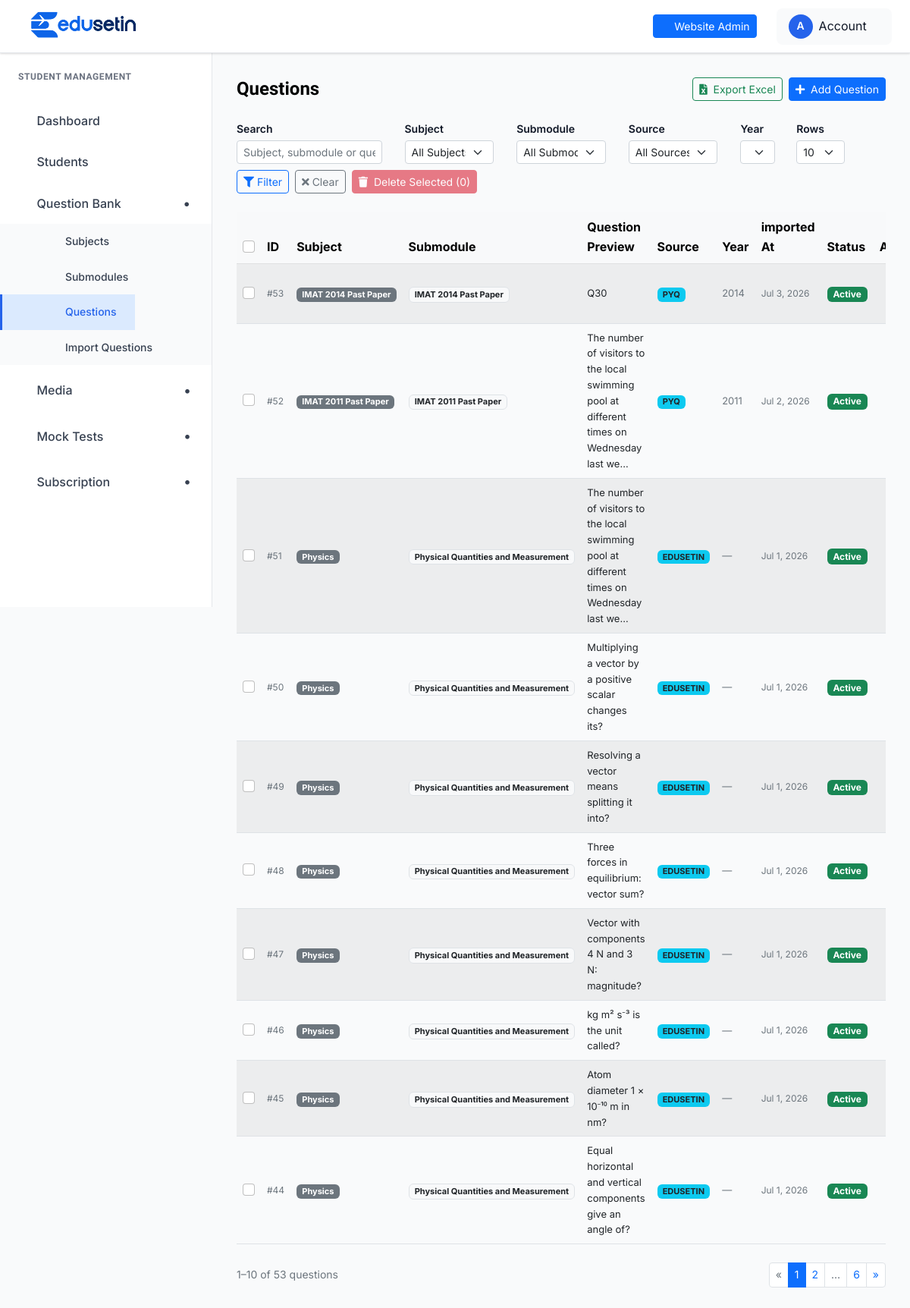
Screenshot of /student-management/questions/ (signed in) with the database file from the repository.
### student_management/models.py (models this page shows, shortened)
class Question(models.Model):
    ANSWER_CHOICES = [
        ('A', 'A'),
        ('B', 'B'),
        ('C', 'C'),
        ('D', 'D'),
        ('E', 'E'),
    ]
    SOURCE_CHOICES = [
        ('PYQ', 'PYQ'),
        ('EDUSETIN', 'EDUSETIN'),
        ('OTHER', 'OTHER'),
    ]
    subject = models.ForeignKey(Subject, on_delete=models.CASCADE, related_name='questions')
    submodule = models.ForeignKey(
        SubModule,
        on_delete=models.SET_NULL,
        related_name='questions',
        blank=True,
        null=True,
    )
    question_text = models.TextField()
    option_a = models.TextField()
    option_b = models.TextField()
    option_c = models.TextField()
    option_d = models.TextField()
    option_e = models.TextField(blank=True, null=True)
    correct_answer = models.CharField(max_length=1, choices=ANSWER_CHOICES)
    explanation = models.TextField(blank=True, null=True)
    source = models.CharField(max_length=20, choices=SOURCE_CHOICES, blank=True, null=True)
    year = models.PositiveIntegerField(blank=True, null=True)
    is_active = models.BooleanField(default=True)
    created_at = models.DateTimeField(auto_now_add=True)
    requires_question_image = models.BooleanField(default=False)
    requires_option_a_image = models.BooleanField(default=False)
    requires_option_b_image = models.BooleanField(default=False)
    requires_option_c_image = models.BooleanField(default=False)
    requires_option_d_image = models.BooleanField(default=False)
    requires_option_e_image = models.BooleanField(default=False)
    media_uploaded = models.BooleanField(default=False)
    class Meta:
        ordering = ['-created_at']

class Subject(models.Model):
    name = models.CharField(max_length=200, unique=True)
    description = models.TextField(blank=True, null=True)
    image = models.ImageField(upload_to='subjects/', blank=True, null=True)
    is_active = models.BooleanField(default=True)
    created_at = models.DateTimeField(auto_now_add=True)
    class Meta:
        ordering = ['-created_at']

class SubModule(models.Model):
    subject = models.ForeignKey(Subject, on_delete=models.CASCADE, related_name='submodules')
    name = models.CharField(max_length=200)
    slug = models.SlugField(max_length=220, unique=True, blank=True)
    description = models.TextField(blank=True, null=True)
    image = models.ImageField(upload_to='submodules/', blank=True, null=True)
    order = models.PositiveIntegerField(default=0)
    is_active = models.BooleanField(default=True)
    created_at = models.DateTimeField(auto_now_add=True)
    class Meta:
        ordering = ['subject__name', 'order', 'name']
        unique_together = ('subject', 'name')
        verbose_name = "Submodule"
        verbose_name_plural = "Submodules"

### student_management/views.py (the view)
# urls.py: path('questions/', views.question_list, name='question_list'),
@admin_login_required
def question_list(request):
    questions = Question.objects.select_related('subject', 'submodule').order_by('-created_at')
    subjects = Subject.objects.filter(is_active=True).order_by('name')
    submodules = SubModule.objects.filter(is_active=True).select_related('subject').order_by('subject__name', 'order', 'name')
    sources = Question.SOURCE_CHOICES
    years = Question.objects.exclude(year__isnull=True).values_list('year', flat=True).distinct().order_by('-year')
    subject_id = request.GET.get('subject')
    submodule_id = request.GET.get('submodule')
    source = request.GET.get('source')
    year = request.GET.get('year')
    if subject_id:
        questions = questions.filter(subject_id=subject_id)
    if submodule_id:
        questions = questions.filter(submodule_id=submodule_id)
    if source:
        questions = questions.filter(source=source)
    if year:
        questions = questions.filter(year=year)
    context = {
        'questions': questions,
        'subjects': subjects,
        'submodules':submodules,
        'sources': sources,
        'years': years,
        'selected_subject': subject_id,
        'selected_submodule': submodule_id,
        'selected_source': source,
        'selected_year': year,
    }
    return render(request, 'student_management/question_list.html', context)

### templates/student_management/question_list.html (shortened to what this page needs)
{% extends "student_management/base.html" %}
{% block content %}
<div class="dashboard__form__wraper">
    <div class="d-flex flex-wrap justify-content-between align-items-center gap-2 mb-4">
        <h4 class="mb-0">Questions</h4>
        <div class="d-flex gap-2 flex-wrap">
            <a id="exportBtn" href="{% url 'student_management:question_export_excel' %}"
               class="btn btn-sm btn-outline-success">
                <i class="fas fa-file-excel me-1"></i> Export Excel
            </a>
            <a href="{% url 'student_management:question_create' %}"
               class="btn btn-sm btn-primary">
                <i class="fas fa-plus me-1"></i> Add Question
            </a>
        </div>
    </div>
    <div class="row g-2 align-items-end mb-3">
        <div class="col-12 col-md-4 col-lg-3">
            <label class="form-label small fw-semibold mb-1">Search</label>
            <input type="text" id="questionSearchInput"
                   class="form-control form-control-sm"
                   placeholder="Subject, submodule or question…">
        </div>
        <div class="col-12 col-md-3 col-lg-2">
            <label class="form-label small fw-semibold mb-1">Subject</label>
            <select id="subjectFilterSelect" class="form-select form-select-sm">
                <option value="">All Subjects</option>
            </select>
        </div>
        <div class="col-12 col-md-3 col-lg-2">
            <label class="form-label small fw-semibold mb-1">Submodule</label>
            <select id="submoduleFilterSelect" class="form-select form-select-sm">
                <option value="">All Submodules</option>
            </select>
        </div>
        <div class="col-12 col-md-2 col-lg-2">
            <label class="form-label small fw-semibold mb-1">Source</label>
            <select id="sourceFilterSelect" class="form-select form-select-sm">
                <option value="">All Sources</option>
            </select>
        </div>
        <div class="col-6 col-md-1 col-lg-1">
            <label class="form-label small fw-semibold mb-1">Year</label>
            <select id="yearFilterSelect" class="form-select form-select-sm">
                <option value="">All</option>
            </select>
        </div>
        <div class="col-auto">
            <label class="form-label small fw-semibold mb-1">Rows</label>
            <select id="pageSizeSelect" class="form-select form-select-sm" style="width:auto;">
                <option value="10" selected>10</option>
            </select>
        </div>
        <div class="col-auto d-flex gap-2 align-items-end">
            <button type="button" class="btn btn-outline-primary btn-sm" id="applyFilterBtn">
                <i class="fas fa-filter"></i> Filter
            </button>
            <button type="button" class="btn btn-outline-secondary btn-sm" id="clearFiltersBtn">
                <i class="fas fa-times"></i> Clear
            </button>
             <button type="button" class="btn btn-danger btn-sm ms-auto" id="bulkDeleteBtn" disabled
                    data-bs-toggle="modal" data-bs-target="#bulkDeleteModal">
                <i class="fas fa-trash me-1"></i> Delete Selected (<span id="bulkBtnCount">0</span>)
            </button>
        </div>
    </div>
    <form method="post" action="{% url 'student_management:question_bulk_delete' %}" id="bulkDeleteForm">
        <div class="table-responsive">
            <table class="table table-striped table-hover align-middle" id="questionsTable">
                <thead class="table-light">
                    <tr>
                        <th style="width:36px;">
                            <input type="checkbox" id="selectAllCheckbox" class="form-check-input">
                        </th>
                        <th style="width:60px;">ID</th>
                        <th>Subject</th>
                        <th>Submodule</th>
                        <th>Question Preview</th>
                        <th>Source</th>
                        <th>Year</th>
                        <th>imported At</th>
                        <th>Status</th>
                        <th class="text-end">Actions</th>
                    </tr>
                </thead>
                <tbody id="questionsTableBody">
                    {% for question in questions %}
                    <tr
                        data-subject-id="{{ question.subject.id }}"
                        data-subject="{{ question.subject.name|lower }}"
                        data-submodule-id="{{ question.submodule.id|default:'' }}"
                        data-submodule="{{ question.submodule.name|lower|default:'' }}"
                        data-preview="{{ question.question_text|lower|truncatechars:200 }}"
                        data-source="{{ question.source|default:''|lower }}"
                        data-year="{{ question.year|default:'' }}"
                        data-created="{{ question.created_at|date:'Y-m-d' }}"
                        data-status="{% if question.is_active %}active{% else %}inactive{% endif %}"
                    >
                        <td>
                            <input type="checkbox" class="form-check-input row-check"
                                   name="question_ids" value="{{ question.id }}">
                        </td>
                        <td class="text-muted" style="font-size:12px;">#{{ question.id }}</td>
                        <td>
                            <span class="badge bg-secondary" style="font-size:11px;">{{ question.subject.name }}</span>
                        </td>
                        <td>
                            {% if question.submodule %}
                                <span class="badge bg-light text-dark border" style="font-size:11px;">{{ question.submodule.name }}</span>
                            {% else %}
                                <span class="text-muted">—</span>
                            {% endif %}
                        </td>
                        <td style="max-width:300px; font-size:13px;">{{ question.question_text|truncatechars:90 }}</td>
                        <td>
                            {% if question.source %}
                                <span class="badge bg-info text-dark" style="font-size:11px;">{{ question.source }}</span>
                            {% else %}
                                <span class="text-muted">—</span>
                            {% endif %}
                        </td>
                        <td class="text-muted" style="font-size:13px;">{{ question.year|default:"—" }}</td>
                        <td class="text-muted" style="font-size:12px;">{{ question.created_at|date:"M j, Y" }}</td>
                        <td>
                            {% if question.is_active %}
                                <span class="badge bg-success">Active</span>
                            {% else %}
                                <span class="badge bg-secondary">Inactive</span>
                            {% endif %}
                        </td>
                        <td class="text-end">
                        </td>
                    </tr>
                    {% endfor %}
                </tbody>
            </table>
        </div>
    </form>
    <div class="d-flex flex-wrap align-items-center justify-content-between mt-2 gap-2">
        <span class="text-muted small" id="rowCountLabel2"></span>
        <nav id="paginationNav" aria-label="Questions pagination"></nav>
    </div>
</div>
{% endblock %}

### rows the page displays
Question: id "53", subject.name "IMAT 2014 Past Paper", submodule.name "IMAT 2014 Past Paper", question_text "Q30", source "PYQ", year "2014", created_at "Jul 3, 2026", is_active "Active"
Question: id "52", subject.name "IMAT 2011 Past Paper", submodule.name "IMAT 2011 Past Paper", question_text "The number of visitors to the local swimming pool at different times on Wednesday last we…", source "PYQ", year "2011", created_at "Jul 2, 2026", is_active "Active"
Question: id "51", subject.name "Physics", submodule.name "Physical Quantities and Measurement", question_text "The number of visitors to the local swimming pool at different times on Wednesday last we…", source "EDUSETIN", year "—", created_at "Jul 1, 2026", is_active "Active"
Question: id "50", subject.name "Physics", submodule.name "Physical Quantities and Measurement", question_text "Multiplying a vector by a positive scalar changes its?", source "EDUSETIN", year "—", created_at "Jul 1, 2026", is_active "Active"
Question: id "49", subject.name "Physics", submodule.name "Physical Quantities and Measurement", question_text "Resolving a vector means splitting it into?", source "EDUSETIN", year "—", created_at "Jul 1, 2026", is_active "Active"
Question: id "48", subject.name "Physics", submodule.name "Physical Quantities and Measurement", question_text "Three forces in equilibrium: vector sum?", source "EDUSETIN", year "—", created_at "Jul 1, 2026", is_active "Active"
Question: id "47", subject.name "Physics", submodule.name "Physical Quantities and Measurement", question_text "Vector with components 4 N and 3 N: magnitude?", source "EDUSETIN", year "—", created_at "Jul 1, 2026", is_active "Active"
Question: id "46", subject.name "Physics", submodule.name "Physical Quantities and Measurement", question_text "kg m² s⁻³ is the unit called?", source "EDUSETIN", year "—", created_at "Jul 1, 2026", is_active "Active"
Question: id "45", subject.name "Physics", submodule.name "Physical Quantities and Measurement", question_text "Atom diameter 1 × 10⁻¹⁰ m in nm?", source "EDUSETIN", year "—", created_at "Jul 1, 2026", is_active "Active"
Question: id "44", subject.name "Physics", submodule.name "Physical Quantities and Measurement", question_text "Equal horizontal and vertical components give an angle of?", source "EDUSETIN", year "—", created_at "Jul 1, 2026", is_active "Active"
